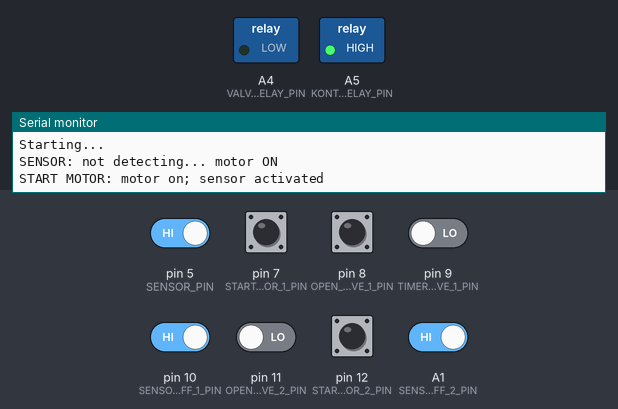
Recording of a program running on a simulated Arduino Nano, built with avr-gcc and run on an emulated ATmega328P. On the bench: switched loads named in the program (green lamp = pin HIGH), the last lines printed to the serial monitor. The test bench sets the inputs (shaded band); at power-on: A1 (SENSOR_ONOFF_2_PIN), pin 5 (SENSOR_PIN), pin 7 (START_MOTOR_1_PIN), pin 8 (OPEN_VALVE_1_PIN), pin 10 (SENSOR_ONOFF_1_PIN) HIGH, pin 9 (TIMER_VALVE_1_PIN), pin 11 (OPEN_VALVE_2_PIN), pin 12 (START_MOTOR_2_PIN) LOW.

Above: at 0.07 s.
At 1.2 s:
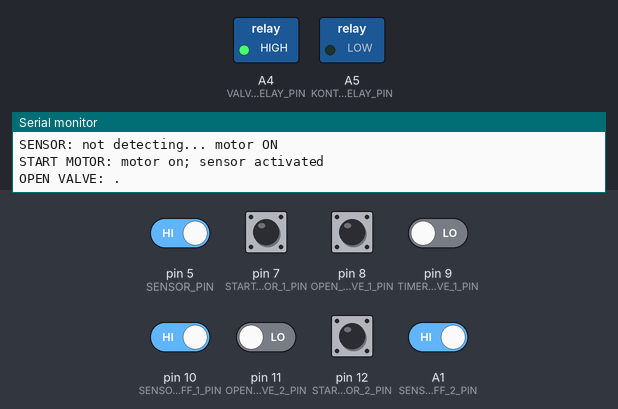
1.3 s: pin 11 (OPEN_VALVE_2_PIN) driven HIGH
Timing chart, 0 to 4.3 s (numbered marks = the images above; inputs shaded):
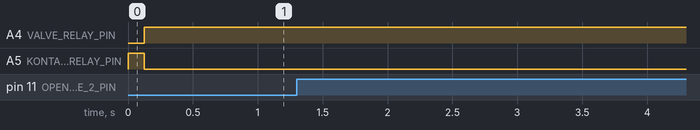

The program:

main.cpp
```cpp
#include <Arduino.h>
#include <JC_Button.h>
#include "sensors.h"

bool sensor_activated     = true;         // sensor activated bool

Button sensor_onoff_1(SENSOR_ONOFF_1_PIN, 25, true, true);       // define ON
Button sensor_onoff_2(SENSOR_ONOFF_2_PIN, 25, true, true);       // define OFF

// comment out if you don't want serial debug
#define DEBUG

void setup() {

  // debug
  #ifdef DEBUG
    Serial.begin(9600);
  #endif

  Serial.println("Starting...");

  // setup all to input/output
  init_sensors();

  // setup the button library inputs
  sensor_onoff_1.begin();
  sensor_onoff_2.begin();


}

void loop() {

  // continue if the sensor is activated
  if(sensor_activated == true) {
    // get_sensor
    if(get_sensor() == SENSOR_DETECTED) {

      // the sensor has not_detected, so we have low crate
      valve_off();
      motor_on();

      #ifdef DEBUG
      Serial.println("SENSOR: not detecting... motor ON");
      #endif

    } else {
      // if sensor has not detected low crate, then just turn off the motor (to be sure)
      motor_off();
    }
  }

  // detecting start motor switches
  if(get_start_motor_1() == START_MOTOR_1_NOT_DETECTED ||
     get_start_motor_2() == START_MOTOR_2_NOT_DETECTED) {

    // do start motor
    sensor_activated = true;
    motor_on();
    valve_off();

    #ifdef DEBUG
      Serial.println("START MOTOR: motor on; sensor activated");
    #endif

    delay(100);
  }

  // detecting open valve switches
  if(get_open_valve_1() == OPEN_VALVE_1_NOT_DETECTED ||
     get_open_valve_2() == OPEN_VALVE_2_NOT_DETECTED) {

    // do open valve
    valve_on();
    motor_off();
    delay(50);

    #ifdef DEBUG
      Serial.print("OPEN VALVE: .");
    #endif

    // do it until it is pressed down
    while(get_open_valve_1() == OPEN_VALVE_1_NOT_DETECTED ||
          get_open_valve_2() == OPEN_VALVE_2_NOT_DETECTED) {

        valve_on();
        motor_off();
        delay(50);
    }

    #ifdef DEBUG
      Serial.println("..");
    #endif

    delay(100);

  } else if(get_open_valve_1() == OPEN_VALVE_1_DETECTED &&
            get_open_valve_2() == OPEN_VALVE_2_DETECTED) {

    // close valve
    valve_off();

    delay(100);

  }

  // timer valve switch
  if(get_timer_valve_1() == TIMER_VALVE_1_NOT_DETECTED ||
     get_timer_valve_2() == TIMER_VALVE_2_NOT_DETECTED) {

    // define a counter for delay not to overflow
    int counter = 0;

    valve_on();
    motor_off();

    #ifdef DEBUG
      Serial.print("TIMER VALVE ON: 60s...");
    #endif

    // start timer
    while(counter < 60) {
      delay(1000);
      counter++;
    }

    valve_off();

    #ifdef DEBUG
      Serial.println("done");
    #endif

    delay(100);

  }

  // reading ON/OFF
  sensor_onoff_1.read();
  if(sensor_onoff_1.isPressed()) {
    sensor_activated = true;
    #ifdef DEBUG
    Serial.println("SENSOR STATUS: ON");
    #endif
    delay(500);
  }
  if(sensor_onoff_1.pressedFor(500)) {
    sensor_activated = false;
    #ifdef DEBUG
    Serial.println("SENSOR STATUS: OFF");
    #endif
    while(!sensor_onoff_1.isReleased()) {
      sensor_onoff_1.read();
    }
    delay(1000);
  }

  sensor_onoff_2.read();
  if(sensor_onoff_2.isPressed()) {
    sensor_activated = true;
    #ifdef DEBUG
    Serial.println("SENSOR STATUS: ON");
    #endif
    delay(500);
  }
  if(sensor_onoff_2.pressedFor(500)) {
    sensor_activated = false;
    #ifdef DEBUG
    Serial.println("SENSOR STATUS: OFF");
    #endif
    while(!sensor_onoff_2.isReleased()) {
      sensor_onoff_2.read();
    }
    delay(1000);
  }

  // reading microswitch
  if(get_microswitch() == MICROSWITCH_NOT_DETECTED) {

    motor_off();
    sensor_activated = false;

    #ifdef DEBUG
      Serial.println("MICROSWITCH: motor OFF, sensor not active");
    #endif

    delay(100);

  }

  delay(10);

}
```

sensors.cpp
```cpp
#include <Arduino.h>
#include "sensors.h"

uint8_t get_sensor(void) {

    if(digitalRead(SENSOR_PIN) == SENSOR_DETECTED) {
        return DETECTED;
    } else {
        return NOT_DETECTED;
    }

}

uint8_t get_microswitch(void) {

    if(digitalRead(MICROSWITCH_PIN) == MICROSWITCH_DETECTED) {
        return DETECTED;
    } else {
        return NOT_DETECTED;
    }

}

uint8_t get_start_motor_1(void) {

    if(digitalRead(START_MOTOR_1_PIN) == START_MOTOR_1_DETECTED) {
        return DETECTED;
    } else {
        return NOT_DETECTED;
    }

}

uint8_t get_open_valve_1(void) {

    if(digitalRead(OPEN_VALVE_1_PIN) == OPEN_VALVE_1_DETECTED) {
        return DETECTED;
    } else {
        return NOT_DETECTED;
    }

}

uint8_t get_timer_valve_1(void) {

    if(digitalRead(TIMER_VALVE_1_PIN) == TIMER_VALVE_1_DETECTED) {
        return DETECTED;
    } else {
        return NOT_DETECTED;
    }

}

uint8_t get_sensor_onoff_1(void) {

    if(digitalRead(SENSOR_ONOFF_1_PIN) == SENSOR_ONOFF_1_DETECTED) {
        return DETECTED;
    } else {
        return NOT_DETECTED;
    }

}

uint8_t get_start_motor_2(void) {

    if(digitalRead(START_MOTOR_2_PIN) == START_MOTOR_2_DETECTED) {
        return DETECTED;
    } else {
        return NOT_DETECTED;
    }

}

uint8_t get_open_valve_2(void) {

    if(digitalRead(OPEN_VALVE_2_PIN) == OPEN_VALVE_2_DETECTED) {
        return DETECTED;
    } else {
        return NOT_DETECTED;
    }

}

uint8_t get_timer_valve_2(void) {

    if(digitalRead(TIMER_VALVE_2_PIN) == TIMER_VALVE_2_DETECTED) {
        return DETECTED;
    } else {
        return NOT_DETECTED;
    }

}

uint8_t get_sensor_onoff_2(void) {

    if(digitalRead(SENSOR_ONOFF_2_PIN) == SENSOR_ONOFF_2_DETECTED) {
        return DETECTED;
    } else {
        return NOT_DETECTED;
    }

}

void motor_on(void) { digitalWrite(KONTAKTOR_RELAY_PIN, HIGH); }
void motor_off(void) { digitalWrite(KONTAKTOR_RELAY_PIN, LOW); }

void valve_on(void) { digitalWrite(VALVE_RELAY_PIN, HIGH); }
void valve_off(void) { digitalWrite(VALVE_RELAY_PIN, LOW); }


void init_sensors(void) {

    // sensor board - 6
    pinMode(SENSOR_PIN, INPUT);
    pinMode(MICROSWITCH_PIN, INPUT);
    pinMode(START_MOTOR_1_PIN, INPUT);
    pinMode(OPEN_VALVE_1_PIN, INPUT);
    pinMode(TIMER_VALVE_1_PIN, INPUT);
    pinMode(SENSOR_ONOFF_1_PIN, INPUT);

    // sensor board - 4
    pinMode(START_MOTOR_2_PIN, INPUT);
    pinMode(OPEN_VALVE_2_PIN, INPUT);
    pinMode(TIMER_VALVE_2_PIN, INPUT);
    pinMode(SENSOR_ONOFF_2_PIN, INPUT);

    // relay board
    pinMode(KONTAKTOR_RELAY_PIN, OUTPUT);
    pinMode(VALVE_RELAY_PIN, OUTPUT);

    motor_off();
    valve_off();
}
```

sensors.h
```cpp
#ifndef SENSOR_H
#define SENSOR_H

// global help defines
#define DETECTED            1
#define NOT_DETECTED        0

/************************
 *    SENSOR BOARD 6    *
 ************************/

#define SENSOR_PIN                          5
#define SENSOR_DETECTED                     0
#define SENSOR_NOT_DETECTED                 1

#define MICROSWITCH_PIN                     6
#define MICROSWITCH_DETECTED                0
#define MICROSWITCH_NOT_DETECTED            1

#define START_MOTOR_1_PIN                   7
#define START_MOTOR_1_DETECTED              0
#define START_MOTOR_1_NOT_DETECTED          1

#define OPEN_VALVE_1_PIN                    8
#define OPEN_VALVE_1_DETECTED               0
#define OPEN_VALVE_1_NOT_DETECTED           1

#define TIMER_VALVE_1_PIN                   9
#define TIMER_VALVE_1_DETECTED              0
#define TIMER_VALVE_1_NOT_DETECTED          1

#define SENSOR_ONOFF_1_PIN                  10
#define SENSOR_ONOFF_1_DETECTED             0
#define SENSOR_ONOFF_1_NOT_DETECTED         1
 /***********************/

 /************************
 *    SENSOR BOARD 4    *
 ************************/
#define START_MOTOR_2_PIN                   12
#define START_MOTOR_2_DETECTED              0
#define START_MOTOR_2_NOT_DETECTED          1

#define OPEN_VALVE_2_PIN                    11
#define OPEN_VALVE_2_DETECTED               0
#define OPEN_VALVE_2_NOT_DETECTED           1

#define TIMER_VALVE_2_PIN                   A0
#define TIMER_VALVE_2_DETECTED              0
#define TIMER_VALVE_2_NOT_DETECTED          1

#define SENSOR_ONOFF_2_PIN                  A1
#define SENSOR_ONOFF_2_DETECTED             0
#define SENSOR_ONOFF_2_NOT_DETECTED         1
 /***********************/

/************************
 *      RELAY BOARD     *
 ************************/

#define KONTAKTOR_RELAY_PIN                 A5

#define VALVE_RELAY_PIN                     A4

 /***********************/


void init_sensors(void);
uint8_t get_sensor(void);
uint8_t get_microswitch(void);
uint8_t get_start_motor_1(void);
uint8_t get_open_valve_1(void);
uint8_t get_timer_valve_1(void);
uint8_t get_sensor_onoff_1(void);
uint8_t get_start_motor_2(void);
uint8_t get_open_valve_2(void);
uint8_t get_timer_valve_2(void);
uint8_t get_sensor_onoff_2(void);

void motor_on(void);
void motor_off(void);
void valve_on(void);
void valve_off(void);

#endif
```
